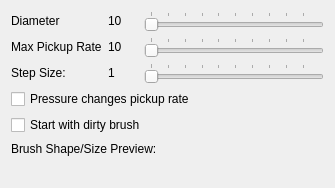
<?xml version="1.0" encoding="UTF-8"?>
<ui version="4.0">
 <class>SmudgeOptionsWidget</class>
 <widget class="QWidget" name="SmudgeOptionsWidget">
  <property name="geometry">
   <rect>
    <x>0</x>
    <y>0</y>
    <width>335</width>
    <height>188</height>
   </rect>
  </property>
  <property name="windowTitle">
   <string>Form</string>
  </property>
  <layout class="QVBoxLayout" name="verticalLayout">
   <item>
    <layout class="QGridLayout">
     <item row="1" column="0">
      <widget class="QLabel" name="label">
       <property name="text">
        <string>Max Pickup Rate</string>
       </property>
      </widget>
     </item>
     <item row="1" column="1">
      <widget class="QLabel" name="pickupdisplay">
       <property name="text">
        <string>10</string>
       </property>
      </widget>
     </item>
     <item row="1" column="2">
      <widget class="QSlider" name="pickupslider">
       <property name="minimum">
        <number>1</number>
       </property>
       <property name="maximum">
        <number>99</number>
       </property>
       <property name="singleStep">
        <number>1</number>
       </property>
       <property name="pageStep">
        <number>10</number>
       </property>
       <property name="orientation">
        <enum>Qt::Horizontal</enum>
       </property>
       <property name="tickPosition">
        <enum>QSlider::TicksAbove</enum>
       </property>
      </widget>
     </item>
     <item row="2" column="0">
      <widget class="QLabel" name="label_3">
       <property name="text">
        <string>Step Size:</string>
       </property>
      </widget>
     </item>
     <item row="2" column="1">
      <widget class="QLabel" name="stepsizedisplay">
       <property name="text">
        <string>1</string>
       </property>
      </widget>
     </item>
     <item row="2" column="2">
      <widget class="QSlider" name="stepsize">
       <property name="minimum">
        <number>1</number>
       </property>
       <property name="orientation">
        <enum>Qt::Horizontal</enum>
       </property>
       <property name="tickPosition">
        <enum>QSlider::TicksAbove</enum>
       </property>
      </widget>
     </item>
     <item row="0" column="0">
      <widget class="QLabel" name="label_2">
       <property name="text">
        <string>Diameter</string>
       </property>
      </widget>
     </item>
     <item row="0" column="1">
      <widget class="QLabel" name="brushsizedisplay">
       <property name="text">
        <string>10</string>
       </property>
      </widget>
     </item>
     <item row="0" column="2">
      <widget class="QSlider" name="brushsizeslider">
       <property name="minimum">
        <number>1</number>
       </property>
       <property name="singleStep">
        <number>1</number>
       </property>
       <property name="orientation">
        <enum>Qt::Horizontal</enum>
       </property>
       <property name="tickPosition">
        <enum>QSlider::TicksAbove</enum>
       </property>
      </widget>
     </item>
     <item row="3" column="1">
      <spacer name="horizontalSpacer">
       <property name="orientation">
        <enum>Qt::Horizontal</enum>
       </property>
       <property name="sizeType">
        <enum>QSizePolicy::Fixed</enum>
       </property>
       <property name="sizeHint" stdset="0">
        <size>
         <width>30</width>
         <height>0</height>
        </size>
       </property>
      </spacer>
     </item>
    </layout>
   </item>
   <item>
    <widget class="QCheckBox" name="pressure_pickup_box">
     <property name="text">
      <string>Pressure changes pickup rate</string>
     </property>
    </widget>
   </item>
   <item>
    <widget class="QCheckBox" name="dirty_start_box">
     <property name="text">
      <string>Start with dirty brush</string>
     </property>
    </widget>
   </item>
   <item>
    <widget class="QLabel" name="label_4">
     <property name="text">
      <string>Brush Shape/Size Preview:</string>
     </property>
    </widget>
   </item>
   <item>
    <widget class="QWidget" name="brushpreviewwidget" native="true"/>
   </item>
  </layout>
 </widget>
 <resources/>
 <connections>
  <connection>
   <sender>pickupslider</sender>
   <signal>valueChanged(int)</signal>
   <receiver>pickupdisplay</receiver>
   <slot>setNum(int)</slot>
   <hints>
    <hint type="sourcelabel">
     <x>281</x>
     <y>21</y>
    </hint>
    <hint type="destinationlabel">
     <x>195</x>
     <y>21</y>
    </hint>
   </hints>
  </connection>
  <connection>
   <sender>stepsize</sender>
   <signal>valueChanged(int)</signal>
   <receiver>stepsizedisplay</receiver>
   <slot>setNum(int)</slot>
   <hints>
    <hint type="sourcelabel">
     <x>281</x>
     <y>117</y>
    </hint>
    <hint type="destinationlabel">
     <x>195</x>
     <y>117</y>
    </hint>
   </hints>
  </connection>
  <connection>
   <sender>brushsizeslider</sender>
   <signal>valueChanged(int)</signal>
   <receiver>brushsizedisplay</receiver>
   <slot>setNum(int)</slot>
   <hints>
    <hint type="sourcelabel">
     <x>226</x>
     <y>28</y>
    </hint>
    <hint type="destinationlabel">
     <x>111</x>
     <y>28</y>
    </hint>
   </hints>
  </connection>
 </connections>
</ui>
